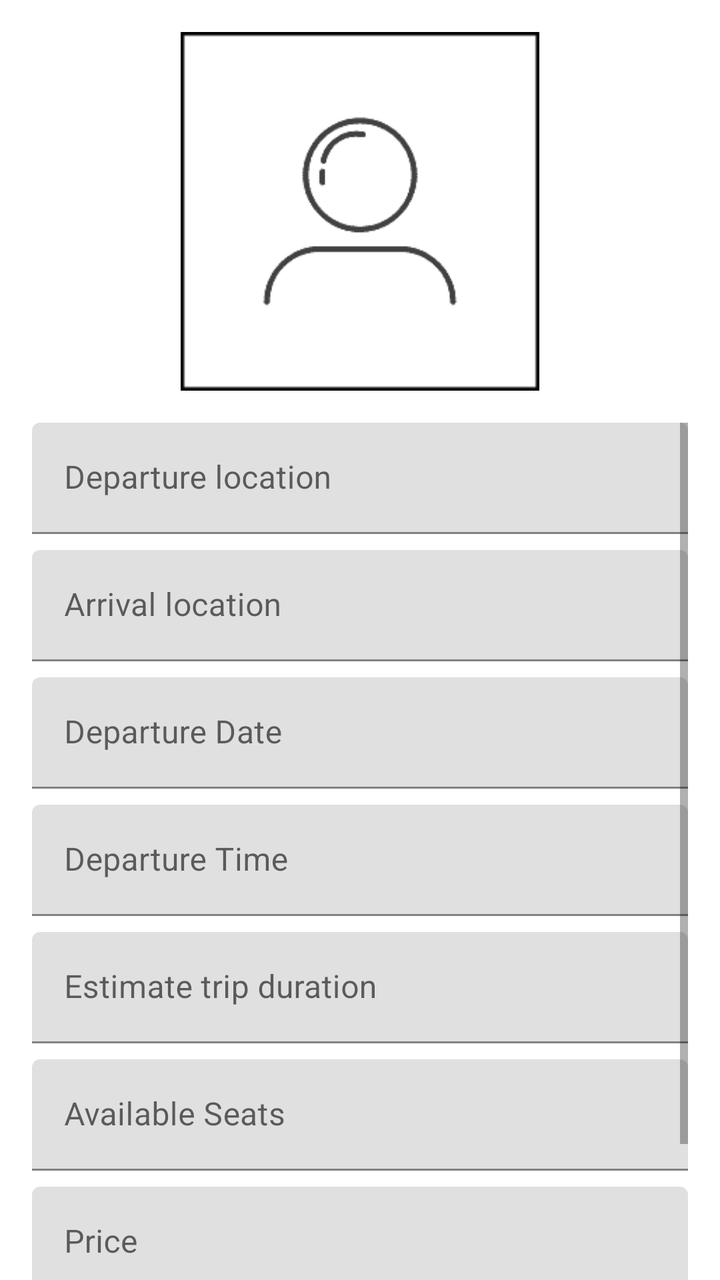
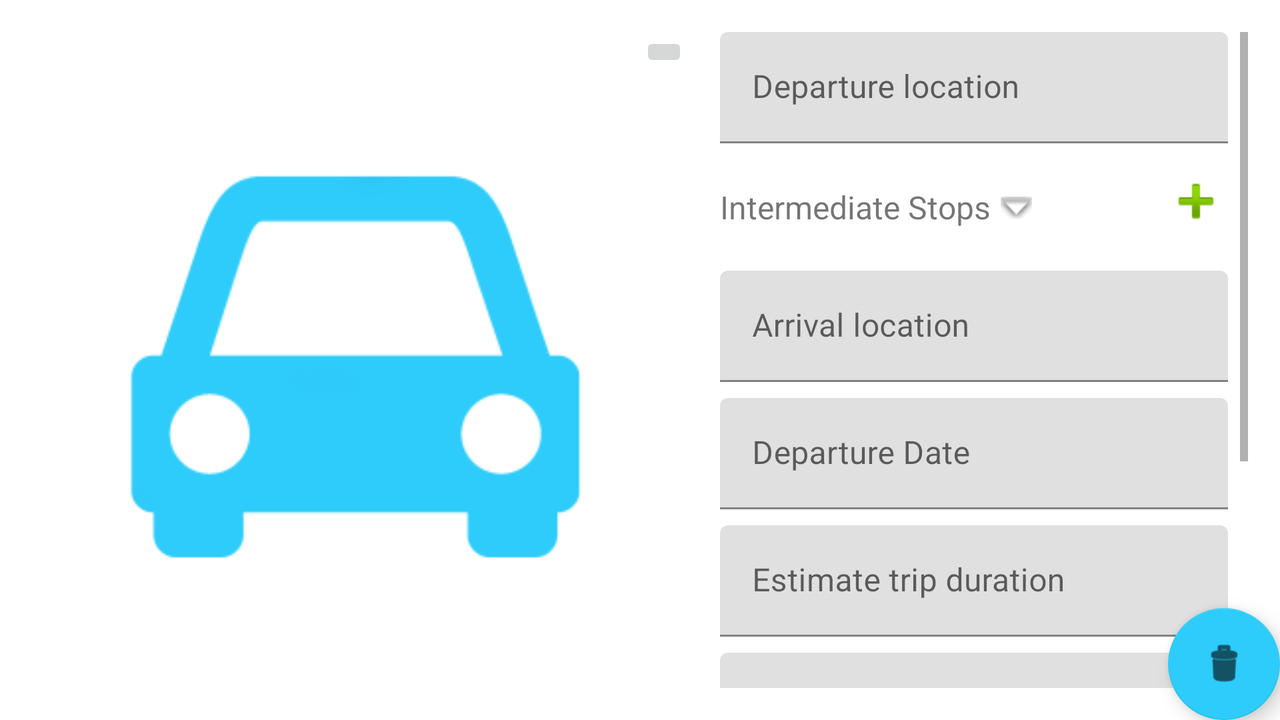

The same Android screen from two of the app's own layout files: first res/layout/ as a phone draws it, then the author's variant for another configuration, drawn on a device whose configuration selects that folder. Both files follow.
<!-- AndroidManifest.xml: application theme Theme.Madcarpooling -->
<!-- res/layout/fragment_trip_edit.xml -->
<?xml version="1.0" encoding="utf-8"?>
<androidx.constraintlayout.widget.ConstraintLayout xmlns:android="http://schemas.android.com/apk/res/android"
    xmlns:app="http://schemas.android.com/apk/res-auto"
    xmlns:tools="http://schemas.android.com/tools"
    android:layout_width="match_parent"
    android:layout_height="match_parent"
    tools:context=".ui.trip_edit.TripEditFragment">

    <ImageView
        android:id="@+id/car_photo"
        android:layout_width="0dp"
        android:layout_height="0dp"

        android:layout_alignParentTop="true"

        android:padding="16dp"
        android:src="@drawable/user_image"
        app:layout_constraintDimensionRatio="1:1"
        app:layout_constraintEnd_toEndOf="parent"
        app:layout_constraintHeight_default="percent"
        app:layout_constraintHeight_percent=".33"
        app:layout_constraintHorizontal_bias="0.5"
        app:layout_constraintStart_toStartOf="parent"
        app:layout_constraintTop_toTopOf="parent" />

    <ScrollView
        android:id="@+id/scrollView"
        android:layout_width="match_parent"
        android:layout_height="0dp"
        android:layout_marginStart="16dp"
        android:layout_marginLeft="16dp"
        android:layout_marginEnd="16dp"
        android:layout_marginRight="16dp"
        android:fadeScrollbars="false"
        android:fillViewport="false"
        android:orientation="vertical"
        app:layout_constraintBottom_toBottomOf="parent"
        app:layout_constraintEnd_toEndOf="parent"
        app:layout_constraintHorizontal_bias="0.0"
        app:layout_constraintStart_toStartOf="parent"
        app:layout_constraintTop_toBottomOf="@+id/car_photo"
        app:layout_constraintVertical_bias="0.0">

        <LinearLayout
            android:id="@+id/linearLayout0"
            android:layout_width="fill_parent"
            android:layout_height="fill_parent"
            android:orientation="vertical">

            <com.google.android.material.textfield.TextInputLayout
                android:layout_width="match_parent"
                android:layout_height="wrap_content"
                android:hint="Departure location">

                <com.google.android.material.textfield.TextInputEditText
                    android:id="@+id/departure_edit"
                    android:layout_width="match_parent"
                    android:layout_height="wrap_content"
                    android:layout_marginBottom="8dp"
                    android:imeActionLabel="Departure location" />

            </com.google.android.material.textfield.TextInputLayout>

            <com.google.android.material.textfield.TextInputLayout
                android:layout_width="match_parent"
                android:layout_height="wrap_content"
                android:hint="Arrival location">

                <com.google.android.material.textfield.TextInputEditText
                    android:id="@+id/arrival_edit"
                    android:layout_width="match_parent"
                    android:layout_height="wrap_content"
                    android:layout_marginBottom="8dp"
                    android:imeActionLabel="Arrival location" />

            </com.google.android.material.textfield.TextInputLayout>

            <com.google.android.material.textfield.TextInputLayout
                android:layout_width="match_parent"
                android:layout_height="wrap_content"
                android:hint="Departure Date">

                <com.google.android.material.textfield.TextInputEditText
                    android:id="@+id/departure_date_edit"
                    android:layout_width="match_parent"
                    android:layout_height="wrap_content"
                    android:layout_marginBottom="8dp"
                    android:imeActionLabel="Departure Date"
                    android:inputType="date" />

            </com.google.android.material.textfield.TextInputLayout>

            <com.google.android.material.textfield.TextInputLayout
                android:layout_width="match_parent"
                android:layout_height="wrap_content"
                android:hint="Departure Time">

                <com.google.android.material.textfield.TextInputEditText
                    android:id="@+id/departure_time_edit"
                    android:layout_width="match_parent"
                    android:layout_height="wrap_content"
                    android:layout_marginBottom="8dp"
                    android:imeActionLabel="Departure Time" />

            </com.google.android.material.textfield.TextInputLayout>

            <com.google.android.material.textfield.TextInputLayout
                android:layout_width="match_parent"
                android:layout_height="wrap_content"
                android:hint="Estimate trip duration">

                <com.google.android.material.textfield.TextInputEditText
                    android:id="@+id/duration_edit"
                    android:layout_width="match_parent"
                    android:layout_height="wrap_content"
                    android:layout_marginBottom="8dp"
                    android:imeActionLabel="Estimate trip duration" />

            </com.google.android.material.textfield.TextInputLayout>

            <com.google.android.material.textfield.TextInputLayout
                android:layout_width="match_parent"
                android:layout_height="wrap_content"
                android:hint="Available Seats">

                <com.google.android.material.textfield.TextInputEditText
                    android:id="@+id/seat_edit"
                    android:layout_width="match_parent"
                    android:layout_height="wrap_content"
                    android:layout_marginBottom="8dp"
                    android:imeActionLabel="Available Seats" />

            </com.google.android.material.textfield.TextInputLayout>

            <com.google.android.material.textfield.TextInputLayout
                android:layout_width="match_parent"
                android:layout_height="wrap_content"
                android:hint="Price">

                <com.google.android.material.textfield.TextInputEditText
                    android:id="@+id/price_edit"
                    android:layout_width="match_parent"
                    android:layout_height="wrap_content"
                    android:layout_marginBottom="8dp"
                    android:imeActionLabel="Price" />

            </com.google.android.material.textfield.TextInputLayout>

            <com.google.android.material.textfield.TextInputLayout
                android:layout_width="match_parent"
                android:layout_height="wrap_content"
                android:hint="Additional information">

                <com.google.android.material.textfield.TextInputEditText
                    android:id="@+id/description_edit"
                    android:layout_width="match_parent"
                    android:layout_height="wrap_content"
                    android:layout_marginBottom="8dp"
                    android:imeActionLabel="Additional information" />

            </com.google.android.material.textfield.TextInputLayout>


            
        </LinearLayout>

    </ScrollView>
</androidx.constraintlayout.widget.ConstraintLayout>
<!-- resources referenced by this layout -->
<resources>
  <!-- drawable user_image: png bitmap (drawable, 11025 bytes) -->
  <style name="Theme.Madcarpooling" parent="Theme.MaterialComponents.DayNight.DarkActionBar">
          
          <item name="colorPrimary">@color/lightblue</item>
          <item name="colorPrimaryVariant">@color/lightblue</item>
          <item name="colorOnPrimary">@color/white</item>
          
          <item name="colorSecondary">@color/lightblue</item>
          <item name="colorSecondaryVariant">@color/lightblue</item>
          <item name="colorOnSecondary">@color/black</item>
          
          <item name="android:statusBarColor" tools:targetApi="l">?attr/colorPrimaryVariant</item>
          
      </style>
  <color name="lightblue">#2ECCFA</color>
  <color name="white">#FFFFFFFF</color>
  <color name="black">#FF000000</color>
</resources>
<!-- res/layout-land/fragment_trip_edit.xml (the author's variant of the layout above) -->
<!-- drawn on the phone turned sideways -->
<?xml version="1.0" encoding="utf-8"?>
<androidx.constraintlayout.widget.ConstraintLayout xmlns:android="http://schemas.android.com/apk/res/android"
    xmlns:app="http://schemas.android.com/apk/res-auto"
    xmlns:tools="http://schemas.android.com/tools"
    android:layout_width="match_parent"
    android:layout_height="match_parent"
    tools:context=".ui.trip_edit.TripEditFragment">

    <ImageView
        android:id="@+id/car_photo_edit"
        android:layout_width="0dp"
        android:layout_height="match_parent"

        android:layout_alignParentTop="true"

        android:layout_marginStart="16dp"
        android:layout_marginLeft="16dp"
        android:layout_marginTop="16dp"
        android:layout_marginBottom="16dp"
        android:padding="16dp"
        android:src="@drawable/default_car_image"
        app:layout_constraintBottom_toBottomOf="parent"
        app:layout_constraintDimensionRatio="1:1"
        app:layout_constraintHeight_default="percent"
        app:layout_constraintHeight_percent=".33"
        app:layout_constraintStart_toStartOf="parent"
        app:layout_constraintTop_toTopOf="parent" />

    <ScrollView
        android:id="@+id/scrollView"
        android:layout_width="0dp"
        android:layout_height="0dp"
        android:layout_marginStart="16dp"
        android:layout_marginLeft="16dp"
        android:layout_marginTop="16dp"
        android:layout_marginEnd="16dp"
        android:layout_marginRight="16dp"
        android:layout_marginBottom="16dp"
        android:fadeScrollbars="false"
        android:fillViewport="false"
        android:orientation="vertical"
        app:layout_constraintBottom_toBottomOf="parent"
        app:layout_constraintEnd_toEndOf="parent"
        app:layout_constraintStart_toEndOf="@+id/car_photo_edit"
        app:layout_constraintTop_toTopOf="parent">

        <LinearLayout
            android:id="@+id/linearLayout0"
            android:layout_width="fill_parent"
            android:layout_height="fill_parent"
            android:orientation="vertical"
            android:paddingRight="10dp">

            <com.google.android.material.textfield.TextInputLayout
                android:layout_width="match_parent"
                android:layout_height="wrap_content"
                android:hint="Departure location">

                <com.google.android.material.textfield.TextInputEditText
                    android:id="@+id/departure_edit"
                    android:layout_width="match_parent"
                    android:layout_height="wrap_content"
                    android:layout_marginBottom="8dp"
                    android:imeActionLabel="Departure location" />

            </com.google.android.material.textfield.TextInputLayout>


            <LinearLayout
                android:id="@+id/show_stops_card_edit"
                android:layout_width="match_parent"
                android:layout_height="match_parent"
                android:layout_marginBottom="8dp"
                android:orientation="horizontal"
                android:paddingTop="5dp"
                android:paddingBottom="5dp">

                <TextView
                    android:id="@+id/info_text_edit"
                    android:layout_width="wrap_content"
                    android:layout_height="wrap_content"
                    android:layout_marginTop="8dp"
                    android:layout_marginBottom="8dp"
                    android:paddingRight="5dp"
                    android:text="Intermediate Stops"
                    android:textSize="16sp" />


                <ImageView
                    android:id="@+id/info_image_edit"
                    android:layout_width="wrap_content"
                    android:layout_height="match_parent"
                    app:srcCompat="@android:drawable/arrow_down_float" />

                <LinearLayout
                    android:layout_width="match_parent"
                    android:layout_height="match_parent"
                    android:gravity="right">

                    <ImageView
                        android:id="@+id/add_stop_edit"
                        android:layout_width="wrap_content"
                        android:layout_height="wrap_content"
                        app:srcCompat="@android:drawable/ic_input_add" />

                </LinearLayout>
            </LinearLayout>


            <LinearLayout
                android:id="@+id/show_stops_text_edit"
                android:layout_width="match_parent"
                android:layout_height="match_parent"
                android:gravity="center"
                android:orientation="vertical"
                android:visibility="gone">

                <androidx.recyclerview.widget.RecyclerView
                    android:id="@+id/stops_details_edit"
                    android:layout_width="match_parent"
                    android:layout_height="match_parent" />

            </LinearLayout>


            <com.google.android.material.textfield.TextInputLayout
                android:layout_width="match_parent"
                android:layout_height="wrap_content"
                android:hint="Arrival location">

                <com.google.android.material.textfield.TextInputEditText
                    android:id="@+id/arrival_edit"
                    android:layout_width="match_parent"
                    android:layout_height="wrap_content"
                    android:layout_marginBottom="8dp"
                    android:imeActionLabel="Arrival location" />

            </com.google.android.material.textfield.TextInputLayout>

            <com.google.android.material.textfield.TextInputLayout
                android:layout_width="match_parent"
                android:layout_height="wrap_content"
                android:hint="Departure Date">

                <com.google.android.material.textfield.TextInputEditText
                    android:id="@+id/departure_date_time_edit"
                    android:layout_width="match_parent"
                    android:layout_height="wrap_content"
                    android:layout_marginBottom="8dp"
                    android:imeActionLabel="Departure Date"
                    android:inputType="date"

                    />

            </com.google.android.material.textfield.TextInputLayout>


            <com.google.android.material.textfield.TextInputLayout
                android:layout_width="match_parent"
                android:layout_height="wrap_content"
                android:hint="Estimate trip duration">

                <com.google.android.material.textfield.TextInputEditText
                    android:id="@+id/duration_edit"
                    android:layout_width="match_parent"
                    android:layout_height="wrap_content"
                    android:layout_marginBottom="8dp"
                    android:imeActionLabel="Estimate trip duration"
                    android:inputType="numberDecimal"/>

            </com.google.android.material.textfield.TextInputLayout>

            <com.google.android.material.textfield.TextInputLayout
                android:layout_width="match_parent"
                android:layout_height="wrap_content"
                android:hint="Available Seats">

                <com.google.android.material.textfield.TextInputEditText
                    android:id="@+id/seat_edit"
                    android:layout_width="match_parent"
                    android:layout_height="wrap_content"
                    android:layout_marginBottom="8dp"
                    android:imeActionLabel="Available Seats"
                    android:inputType="numberDecimal"/>

            </com.google.android.material.textfield.TextInputLayout>

            <com.google.android.material.textfield.TextInputLayout
                android:layout_width="match_parent"
                android:layout_height="wrap_content"
                android:hint="Price">

                <com.google.android.material.textfield.TextInputEditText
                    android:id="@+id/price_edit"
                    android:layout_width="match_parent"
                    android:layout_height="wrap_content"
                    android:layout_marginBottom="8dp"
                    android:imeActionLabel="Price"
                    android:inputType="numberDecimal"/>

            </com.google.android.material.textfield.TextInputLayout>

            <com.google.android.material.textfield.TextInputLayout
                android:layout_width="match_parent"
                android:layout_height="wrap_content"
                android:hint="Additional information">

                <com.google.android.material.textfield.TextInputEditText
                    android:id="@+id/description_edit"
                    android:layout_width="match_parent"
                    android:layout_height="wrap_content"
                    android:layout_marginBottom="8dp"
                    android:imeActionLabel="Additional information" />

            </com.google.android.material.textfield.TextInputLayout>

        </LinearLayout>

    </ScrollView>

    <ImageButton
        android:id="@+id/camera_car"
        android:layout_width="wrap_content"
        android:layout_height="wrap_content"
        android:src="@drawable/ic_menu_camera"
        app:layout_constraintEnd_toEndOf="@+id/car_photo_edit"
        app:layout_constraintTop_toTopOf="@+id/car_photo_edit" />

    <com.google.android.material.floatingactionbutton.FloatingActionButton
        android:id="@+id/fab_delete"
        android:layout_width="wrap_content"
        android:layout_height="wrap_content"
        android:layout_gravity="bottom|end"
        android:layout_margin="@dimen/fab_margin"
        app:layout_constraintBottom_toBottomOf="parent"
        app:layout_constraintEnd_toEndOf="parent"
        app:srcCompat="@android:drawable/ic_menu_delete" />
</androidx.constraintlayout.widget.ConstraintLayout>
<!-- resources referenced by the variant -->
<!-- as the phone turned sideways resolves them -->
<resources>
  <!-- drawable default_car_image: png bitmap (drawable, 5693 bytes) -->
  <style name="Theme.Madcarpooling" parent="Theme.MaterialComponents.DayNight.DarkActionBar">
          
          <item name="colorPrimary">@color/lightblue</item>
          <item name="colorPrimaryVariant">@color/lightblue</item>
          <item name="colorOnPrimary">@color/white</item>
          
          <item name="colorSecondary">@color/lightblue</item>
          <item name="colorSecondaryVariant">@color/lightblue</item>
          <item name="colorOnSecondary">@color/black</item>
          
          <item name="android:statusBarColor" tools:targetApi="l">?attr/colorPrimaryVariant</item>
          
      </style>
  <color name="lightblue">#2ECCFA</color>
  <color name="white">#FFFFFFFF</color>
  <color name="black">#FF000000</color>
</resources>
